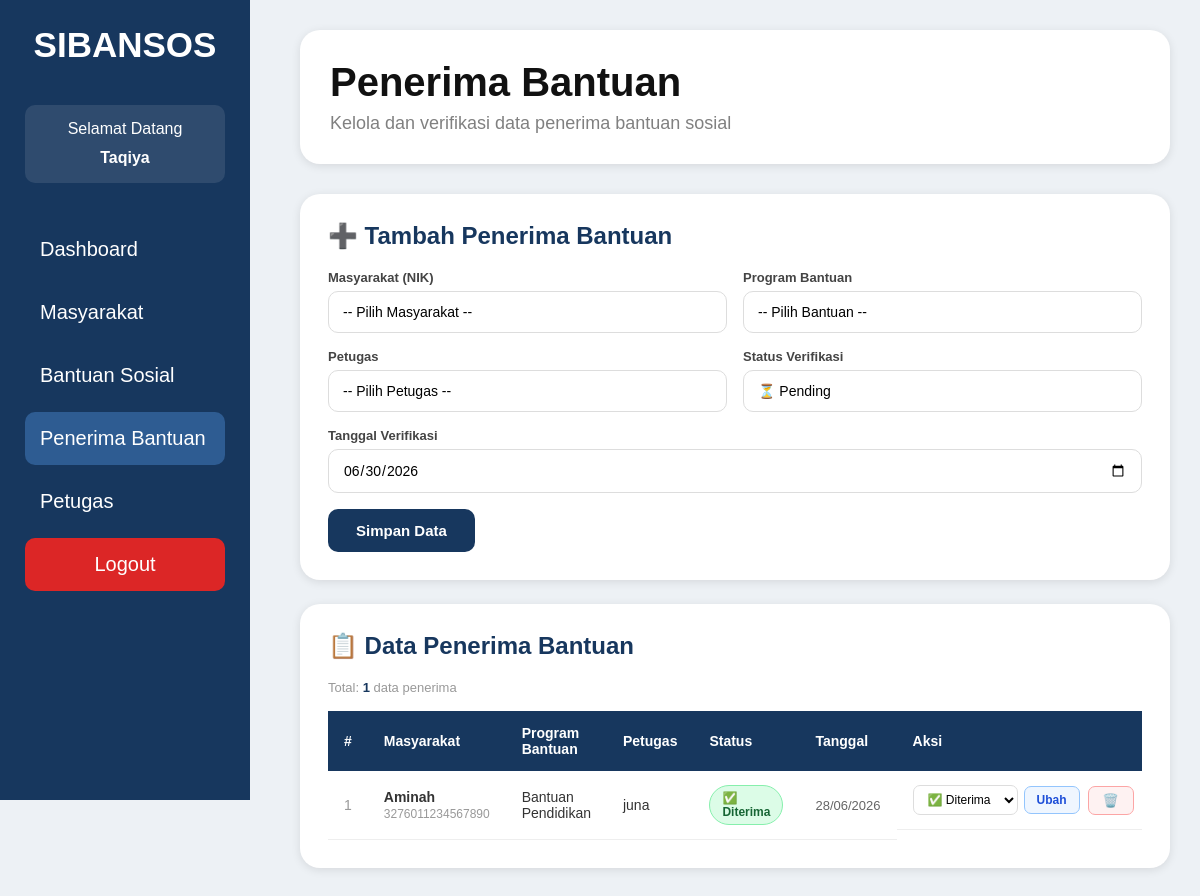
Page /penerima.php (signed in) on the committed database.
### tables this page shows
CREATE TABLE `penerima_bantuan` (
  `id_penerima` int(11) NOT NULL,
  `nik` char(16) DEFAULT NULL,
  `id_bansos` int(11) DEFAULT NULL,
  `id_petugas` int(11) DEFAULT NULL,
  `status_verifikasi` enum('pending','diterima','ditolak') DEFAULT 'pending',
  `tanggal_verifikasi` date DEFAULT NULL
);

CREATE TABLE `masyarakat` (
  `nik` char(16) NOT NULL,
  `nama` varchar(100) NOT NULL,
  `alamat` text DEFAULT NULL,
  `pekerjaan` varchar(100) DEFAULT NULL,
  `penghasilan` decimal(12,2) DEFAULT NULL,
  `tanggungan` int(11) DEFAULT 0,
  `kondisi_rumah` varchar(100) DEFAULT NULL,
  `no_hp` varchar(20) DEFAULT NULL,
  `foto` varchar(255) DEFAULT NULL,
  `status` enum('aktif','nonaktif') DEFAULT 'aktif',
  `status_rumah` varchar(50) DEFAULT NULL
);

CREATE TABLE `bantuan_sosial` (
  `id_bansos` int(11) NOT NULL,
  `nama_bantuan` varchar(100) NOT NULL,
  `jenis_bantuan` varchar(50) DEFAULT NULL,
  `tanggal_bantuan` date DEFAULT NULL,
  `jumlah_bantuan` decimal(12,2) DEFAULT NULL
);

CREATE TABLE `petugas` (
  `id_petugas` int(11) NOT NULL,
  `nama_petugas` varchar(100) NOT NULL,
  `username` varchar(50) NOT NULL,
  `password` varchar(255) NOT NULL
);

### penerima.php (the view, shortened to what this page needs)
<!DOCTYPE html>
<html lang="id">
<head>
</head>
<body>
<div class="sidebar">
    <h2>SIBANSOS</h2>
    <div class="user-info">
        Selamat Datang<br>
        <b><?= htmlspecialchars($_SESSION['nama']) ?></b>
    </div>
    <a href="index.php">Dashboard</a>
    <a href="masyarakat.php">Masyarakat</a>
    <a href="bantuan.php">Bantuan Sosial</a>
    <a href="penerima.php" class="active">Penerima Bantuan</a>
    <a href="petugas.php">Petugas</a>
    <a href="logout.php" class="logout">Logout</a>
</div>
<div class="main">
    <div class="header">
        <h1>Penerima Bantuan</h1>
        <p>Kelola dan verifikasi data penerima bantuan sosial</p>
    </div>
    <div class="card">
        <h2>➕ Tambah Penerima Bantuan</h2>
        <form method="POST">
            <div class="form-grid">
                <div class="field">
                    <label>Masyarakat (NIK)</label>
                    <select name="nik" required>
                        <option value="">-- Pilih Masyarakat --</option>
                    </select>
                </div>
                <div class="field">
                    <label>Program Bantuan</label>
                    <select name="id_bansos" required>
                        <option value="">-- Pilih Bantuan --</option>
                    </select>
                </div>
                <div class="field">
                    <label>Petugas</label>
                    <select name="id_petugas" required>
                        <option value="">-- Pilih Petugas --</option>
                    </select>
                </div>
                <div class="field">
                    <label>Status Verifikasi</label>
                    <select name="status_verifikasi">
                        <option value="pending">⏳ Pending</option>
                    </select>
                </div>
                <div class="field span-full">
                    <label>Tanggal Verifikasi</label>
                    <input type="date" name="tanggal_verifikasi" value="<?= date('Y-m-d') ?>">
                </div>
            </div>
            <button type="submit" name="simpan" class="btn-simpan">
                Simpan Data
            </button>
        </form>
    </div>
    <div class="card">
        <h2>📋 Data Penerima Bantuan</h2>
        <?php
        $data = mysqli_query($conn, "
            SELECT
                pb.*,
                m.nama AS nama_masyarakat,
                bs.nama_bantuan,
                pt.nama_petugas
            FROM penerima_bantuan pb
            LEFT JOIN masyarakat m ON pb.nik = m.nik
            LEFT JOIN bantuan_sosial bs ON pb.id_bansos = bs.id_bansos
            LEFT JOIN petugas pt ON pb.id_petugas = pt.id_petugas
            ORDER BY pb.id_penerima DESC
        ");
        $total = mysqli_num_rows($data);
        ?>
        <p style="font-size:13px;color:#999;margin-bottom:16px">
            Total: <b style="color:#17375e"><?= $total ?></b> data penerima
        </p>
        <?php if ($total > 0): ?>
        <div style="overflow-x:auto">
        <table>
            <tr>
                <th>#</th>
                <th>Masyarakat</th>
                <th>Program Bantuan</th>
                <th>Petugas</th>
                <th>Status</th>
                <th>Tanggal</th>
                <th>Aksi</th>
            </tr>
            <?php $no = 1; while ($d = mysqli_fetch_assoc($data)): ?>
            <tr>
                <td style="color:#999"><?= $no++ ?></td>
                <td>
                    <b><?= htmlspecialchars($d['nama_masyarakat'] ?? '-') ?></b>
                    <div class="nama-kecil"><?= $d['nik'] ?></div>
                </td>
                <td><?= htmlspecialchars($d['nama_bantuan'] ?? '-') ?></td>
                <td><?= htmlspecialchars($d['nama_petugas'] ?? '-') ?></td>
                <td>
                    <?php
                    $st = $d['status_verifikasi'];
                    if ($st === 'diterima'):
                    ?>
                    <span class="badge badge-diterima">✅ Diterima</span>
                    <?php elseif ($st === 'ditolak'): ?>
                    <span class="badge badge-ditolak">❌ Ditolak</span>
                    <?php elseif ($st === 'pending'): ?>
                    <span class="badge badge-pending">⏳ Pending</span>
                    <?php else: ?>
                    <span class="badge badge-kosong">— Belum diset</span>
                    <?php endif; ?>
                </td>
                <td style="font-size:13px;color:#666">
                    <?= $d['tanggal_verifikasi'] && $d['tanggal_verifikasi'] !== '0000-00-00'
                        ? date('d/m/Y', strtotime($d['tanggal_verifikasi']))
                        : '—' ?>
                </td>
                <td style="display:flex;gap:8px;align-items:center">
                    <form method="POST" style="display:flex;gap:6px;align-items:center">
                        <select name="status" class="status-select">
                            <option value="diterima" <?= $st==='diterima'?'selected':'' ?>>✅ Diterima</option>
                        </select>
                        <button type="submit" name="update_status" class="btn-update">
                            Ubah
                        </button>
                    </form>
                    <a href="penerima.php?hapus=<?= $d['id_penerima'] ?>"
                       class="btn-hapus"
                       onclick="return confirm('Hapus data penerima ini?')">
                        🗑️
                    </a>
                </td>
            </tr>
            <?php endwhile; ?>
        </table>
        </div>
        <?php endif; ?>
    </div>
</div>
</body>
</html>

### penerima.php (style rules this page uses)
* { margin:0; padding:0; box-sizing:border-box; font-family:Arial; }
body { background:#edf1f5; }
.sidebar { width:250px; height:100vh; background:#17375e; position:fixed; left:0; top:0; padding:25px; display:flex; flex-direction:column; }
.sidebar h2 { color:white; text-align:center; margin-bottom:40px; font-size:35px; }
.user-info { color:white; text-align:center; margin-bottom:30px; padding:10px; background:rgba(255,255,255,0.1); border-radius:10px; line-height:1.8; }
.sidebar a { display:block; color:white; text-decoration:none; padding:15px; margin-top:10px; border-radius:10px; transition:0.3s; font-size:20px; }
.sidebar a.active { background:#2e5c92; }
.logout { margin-top:auto; background:#dc2626; color:white; text-align:center; padding:12px; border-radius:8px; text-decoration:none; font-size:16px; }
.main { margin-left:270px; padding:30px; }
.header { background:white; padding:30px; border-radius:20px; box-shadow:0 2px 10px rgba(0,0,0,0.1); margin-bottom:30px; }
.header h1 { font-size:40px; color:#111; }
.header p { margin-top:8px; color:gray; font-size:18px; }
.card { background:white; padding:28px; border-radius:20px; box-shadow:0 2px 10px rgba(0,0,0,0.1); margin-bottom:24px; }
.card h2 { color:#17375e; font-size:24px; margin-bottom:20px; }
.form-grid { display:grid; grid-template-columns: 1fr 1fr; gap:16px; margin-bottom:16px; }
.span-full { grid-column: 1 / -1; }
.field label { display:block; font-size:13px; font-weight:bold; color:#444; margin-bottom:6px; }
.field input, .field select { width:100%; padding:12px 14px; border:1.5px solid #ddd; border-radius:10px; font-size:14px; outline:none; transition:border-color .2s; background:white; appearance:none; }
.btn-simpan { background:#17375e; color:white; border:none; padding:13px 28px; border-radius:10px; font-size:15px; font-weight:bold; cursor:pointer; transition:background .2s; }
table { width:100%; border-collapse:collapse; }
table th { background:#17375e; color:white; padding:14px 16px; text-align:left; font-size:14px; }
table td { padding:14px 16px; border-bottom:1px solid #eee; font-size:14px; color:#333; vertical-align:middle; }
.badge { display:inline-block; padding:5px 12px; border-radius:20px; font-size:12px; font-weight:600; }
.badge-diterima { background:#dcfce7; color:#166534; border:1px solid #86efac; }
.status-select { padding:6px 10px; border:1.5px solid #ddd; border-radius:7px; font-size:12px; outline:none; cursor:pointer; background:white; }
.btn-hapus { background:#fef2f2; color:#dc2626; border:1px solid #fca5a5; padding:6px 14px; border-radius:7px; font-size:13px; font-weight:600; text-decoration:none; transition:background .2s; }
.btn-update { background:#eff6ff; color:#1d4ed8; border:1px solid #93c5fd; padding:6px 12px; border-radius:7px; font-size:12px; font-weight:600; cursor:pointer; transition:background .2s; }
.nama-kecil { font-size:12px; color:#999; margin-top:2px; }

### rows in the picture
penerima_bantuan: nik.nama "Aminah", nik "3276011234567890", id_bansos.nama_bantuan "Bantuan Pendidikan", id_petugas.nama_petugas "juna", shows "✅ Diterima", tanggal_verifikasi "28/06/2026", status "✅ Diterima"

### other values in the picture
$_SESSION['nama'] "Taqiya"
$total "1"
